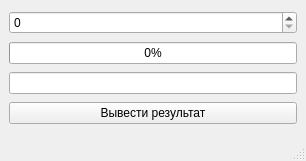
<?xml version="1.0" encoding="UTF-8"?>
<ui version="4.0">
 <class>MainWindow</class>
 <widget class="QMainWindow" name="MainWindow">
  <property name="geometry">
   <rect>
    <x>0</x>
    <y>0</y>
    <width>306</width>
    <height>161</height>
   </rect>
  </property>
  <property name="windowTitle">
   <string>MainWindow</string>
  </property>
  <widget class="QWidget" name="centralwidget">
   <layout class="QVBoxLayout" name="verticalLayout">
    <item>
     <widget class="QSpinBox" name="spinBox">
      <property name="maximum">
       <number>100</number>
      </property>
      <property name="singleStep">
       <number>1</number>
      </property>
     </widget>
    </item>
    <item>
     <widget class="QProgressBar" name="progressBar">
      <property name="value">
       <number>0</number>
      </property>
     </widget>
    </item>
    <item>
     <widget class="QLineEdit" name="lineEdit">
      <property name="text">
       <string/>
      </property>
     </widget>
    </item>
    <item>
     <widget class="QPushButton" name="pushButton">
      <property name="text">
       <string>Вывести результат</string>
      </property>
     </widget>
    </item>
   </layout>
  </widget>
  <widget class="QMenuBar" name="menubar">
   <property name="geometry">
    <rect>
     <x>0</x>
     <y>0</y>
     <width>306</width>
     <height>20</height>
    </rect>
   </property>
  </widget>
  <widget class="QStatusBar" name="statusbar"/>
 </widget>
 <resources/>
 <connections/>
</ui>
